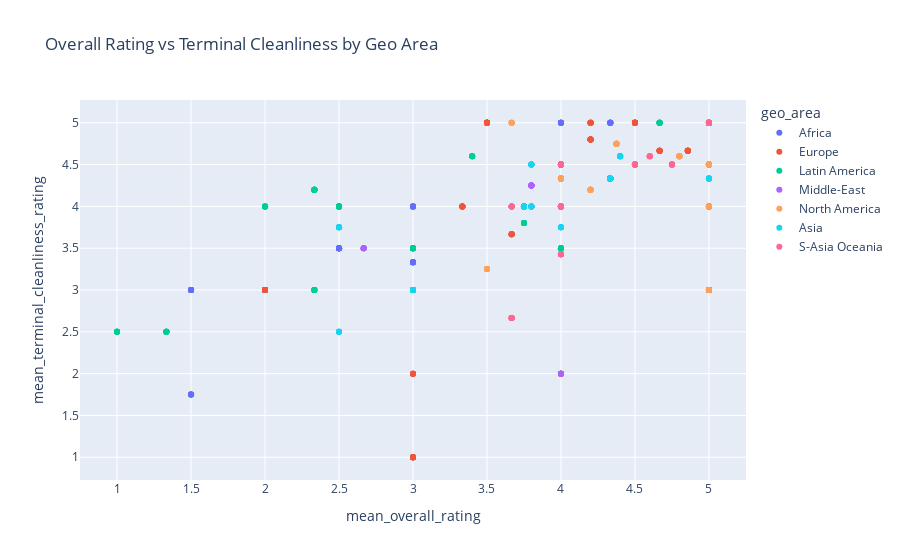

Notebook source saved alongside this figure:
### Code cell
fig = px.scatter(small,
                 x='mean_overall_rating',  
                 y='mean_terminal_cleanliness_rating',  
                 color='geo_area',  
                 title="Overall Rating vs Terminal Cleanliness by Geo Area",
                 labels={'overall_rating': 'Overall Rating', 'terminal_cleanliness_rating': 'Terminal Cleanliness'},
                 hover_data=['airport_name'])  


fig.show()

### Figure 1 — Plotly figure (JSON) as saved in the notebook; plotly's stock layout.template omitted (floating-point values rounded to 4 significant figures; data arrays with more than 128 entries replaced by an {"elided": "..."} marker saying what was removed)
{"data": [{"customdata": [["abuja"], ["abuja"], ["abuja"], ["abuja"], ["abuja"], ["abuja"], ["algiers"], ["algiers"], ["algiers"], ["algiers"], ["algiers"], ["algiers"], ["algiers"], ["algiers"], ["banjul"], ["banjul"], ["banjul"], ["banjul"], ["banjul"], ["banjul"], ["dakar"], ["dakar"], ["dakar"], ["dakar"], ["dakar"], ["durban"], ["durban"], ["durban"], ["durban"], ["durban"], ["durban"], ["durban"], ["durban"], ["entebbe"], ["entebbe"], ["entebbe"], ["entebbe"], ["entebbe"], ["entebbe"], ["entebbe"], ["entebbe"], ["entebbe"], ["freetown"], ["freetown"], ["freetown"], ["freetown"], ["freetown"], ["freetown"], ["freetown"], ["hurghada"], ["hurghada"], ["hurghada"], ["hurghada"], ["hurghada"], ["kilimanjaro"], ["kilimanjaro"], ["kilimanjaro"], ["kilimanjaro"], ["kilimanjaro"], ["kilimanjaro"], ["kilimanjaro"], ["kilimanjaro"], ["lusaka"], ["lusaka"], ["lusaka"], ["lusaka"], ["lusaka"], ["luxor"], ["luxor"], ["luxor"], ["luxor"], ["luxor"], ["luxor"], ["luxor"], ["luxor"], ["mombasa"], ["mombasa"], ["mombasa"], ["mombasa"], ["mombasa"], ["mombasa"], ["mombasa"], ["mombasa"], ["mombasa"], ["monastir"], ["monastir"], ["monastir"], ["monastir"], ["monastir"], ["monastir"], ["monastir"], ["monastir"], ["seychelles"], ["seychelles"], ["seychelles"], ["seychelles"], ["seychelles"], ["seychelles"], ["taba"], ["taba"], ["taba"], ["taba"], ["taba"], ["windhoek"], ["windhoek"], ["windhoek"], ["windhoek"], ["windhoek"], ["windhoek"], ["zanzibar"], ["zanzibar"], ["zanzibar"], ["zanzibar"], ["zanzibar"]], "hovertemplate": "geo_area=Africa<br>mean_overall_rating=%{x}<br>mean_terminal_cleanliness_rating=%{y}<br>airport_name=%{customdata[0]}<extra></extra>", "legendgroup": "Africa", "marker": {"color": "#636efa", "symbol": "circle"}, "mode": "markers", "name": "Africa", "orientation": "v", "showlegend": true, "type": "scatter", "x": [2, 2, 2, 2, 2, 2, 4.333, 4.333, 4.333, 4.333, 4.333, 4.333, 4.333, 4.333, 2, 2, 2, 2, 2, 2, 3, 3, 3, 3, 3, 5, 5, 5, 5, 5, 5, 5, 5, 4, 4, 4, 4, 4, 4, 4, 4, 4, 4, 4, 4, 4, 4, 4, 4, 3, 3, 3, 3, 3, 4.333, 4.333, 4.333, 4.333, 4.333, 4.333, 4.333, 4.333, 5, 5, 5, 5, 5, 2.5, 2.5, 2.5, 2.5, 2.5, 2.5, 2.5, 2.5, 3, 3, 3, 3, 3, 3, 3, 3, 3, 1.5, 1.5, 1.5, 1.5, 1.5, 1.5, 1.5, 1.5, 3, 3, 3, 3, 3, 3, 1.667, 1.667, 1.667, 1.667, 1.667, 2.5, 2.5, 2.5, 2.5, 2.5, 2.5, 1.5, 1.5, 1.5, 1.5, 1.5], "xaxis": "x", "y": [3, 3, 3, 3, 3, 3, 5, 5, 5, 5, 5, 5, 5, 5, 3, 3, 3, 3, 3, 3, null, null, null, null, null, 4.5, 4.5, 4.5, 4.5, 4.5, 4.5, 4.5, 4.5, 4, 4, 4, 4, 4, 4, 4, 4, 4, 5, 5, 5, 5, 5, 5, 5, 3.5, 3.5, 3.5, 3.5, 3.5, 4.333, 4.333, 4.333, 4.333, 4.333, 4.333, 4.333, 4.333, 3, 3, 3, 3, 3, 3.5, 3.5, 3.5, 3.5, 3.5, 3.5, 3.5, 3.5, 3.333, 3.333, 3.333, 3.333, 3.333, 3.333, 3.333, 3.333, 3.333, 3, 3, 3, 3, 3, 3, 3, 3, 4, 4, 4, 4, 4, 4, null, null, null, null, null, 3.5, 3.5, 3.5, 3.5, 3.5, 3.5, 1.75, 1.75, 1.75, 1.75, 1.75], "yaxis": "y"}, {"customdata": {"elided": "269x1 str values"}, "hovertemplate": "geo_area=Europe<br>mean_overall_rating=%{x}<br>mean_terminal_cleanliness_rating=%{y}<br>airport_name=%{customdata[0]}<extra></extra>", "legendgroup": "Europe", "marker": {"color": "#EF553B", "symbol": "circle"}, "mode": "markers", "name": "Europe", "orientation": "v", "showlegend": true, "type": "scatter", "x": {"elided": "269 float values"}, "xaxis": "x", "y": {"elided": "269 float values"}, "yaxis": "y"}, {"customdata": [["aruba reina beatrix"], ["aruba reina beatrix"], ["aruba reina beatrix"], ["aruba reina beatrix"], ["aruba reina beatrix"], ["aruba reina beatrix"], ["aruba reina beatrix"], ["aruba reina beatrix"], ["aruba reina beatrix"], ["belo horizonte confins"], ["belo horizonte confins"], ["belo horizonte confins"], ["belo horizonte confins"], ["belo horizonte confins"], ["belo horizonte confins"], ["belo horizonte confins"], ["belo horizonte confins"], ["belo horizonte confins"], ["brasilia"], ["brasilia"], ["brasilia"], ["brasilia"], ["brasilia"], ["brasilia"], ["brasilia"], ["brasilia"], ["brasilia"], ["crown point tobago"], ["crown point tobago"], ["crown point tobago"], ["crown point tobago"], ["crown point tobago"], ["crown point tobago"], ["crown point tobago"], ["curacao"], ["curacao"], ["curacao"], ["curacao"], ["curacao"], ["curacao"], ["curacao"], ["guayaquil"], ["guayaquil"], ["guayaquil"], ["guayaquil"], ["guayaquil"], ["holguin"], ["holguin"], ["holguin"], ["holguin"], ["holguin"], ["holguin"], ["holguin"], ["manaus"], ["manaus"], ["manaus"], ["manaus"], ["manaus"], ["manaus"], ["quito mariscal"], ["quito mariscal"], ["quito mariscal"], ["quito mariscal"], ["quito mariscal"], ["quito mariscal"], ["recife"], ["recife"], ["recife"], ["recife"], ["recife"], ["salvador"], ["salvador"], ["salvador"], ["salvador"], ["salvador"], ["salvador"], ["santo domingo"], ["santo domingo"], ["santo domingo"], ["santo domingo"], ["santo domingo"], ["santo domingo"], ["santo domingo"], ["santo domingo"], ["sao paulo congonhas"], ["sao paulo congonhas"], ["sao paulo congonhas"], ["sao paulo congonhas"], ["sao paulo congonhas"], ["sao paulo congonhas"]], "hovertemplate": "geo_area=Latin America<br>mean_overall_rating=%{x}<br>mean_terminal_cleanliness_rating=%{y}<br>airport_name=%{customdata[0]}<extra></extra>", "legendgroup": "Latin America", "marker": {"color": "#00cc96", "symbol": "circle"}, "mode": "markers", "name": "Latin America", "orientation": "v", "showlegend": true, "type": "scatter", "x": [2.333, 2.333, 2.333, 2.333, 2.333, 2.333, 2.333, 2.333, 2.333, 4, 4, 4, 4, 4, 4, 4, 4, 4, 3, 3, 3, 3, 3, 3, 3, 3, 3, 1.333, 1.333, 1.333, 1.333, 1.333, 1.333, 1.333, 2.5, 2.5, 2.5, 2.5, 2.5, 2.5, 2.5, 3.4, 3.4, 3.4, 3.4, 3.4, 1, 1, 1, 1, 1, 1, 1, 3, 3, 3, 3, 3, 3, 2, 2, 2, 2, 2, 2, 5, 5, 5, 5, 5, 2.333, 2.333, 2.333, 2.333, 2.333, 2.333, 4.667, 4.667, 4.667, 4.667, 4.667, 4.667, 4.667, 4.667, 3.75, 3.75, 3.75, 3.75, 3.75, 3.75], "xaxis": "x", "y": [4.2, 4.2, 4.2, 4.2, 4.2, 4.2, 4.2, 4.2, 4.2, 3.5, 3.5, 3.5, 3.5, 3.5, 3.5, 3.5, 3.5, 3.5, 3.5, 3.5, 3.5, 3.5, 3.5, 3.5, 3.5, 3.5, 3.5, 2.5, 2.5, 2.5, 2.5, 2.5, 2.5, 2.5, 4, 4, 4, 4, 4, 4, 4, 4.6, 4.6, 4.6, 4.6, 4.6, 2.5, 2.5, 2.5, 2.5, 2.5, 2.5, 2.5, 3, 3, 3, 3, 3, 3, 4, 4, 4, 4, 4, 4, 4.5, 4.5, 4.5, 4.5, 4.5, 3, 3, 3, 3, 3, 3, 5, 5, 5, 5, 5, 5, 5, 5, 3.8, 3.8, 3.8, 3.8, 3.8, 3.8], "yaxis": "y"}, {"customdata": [["beirut"], ["beirut"], ["beirut"], ["beirut"], ["beirut"], ["beirut"], ["beirut"], ["beirut"], ["beirut"], ["hamad doha"], ["hamad doha"], ["hamad doha"], ["hamad doha"], ["hamad doha"], ["sharjah"], ["sharjah"], ["sharjah"], ["sharjah"], ["sharjah"], ["sharjah"], ["tehran mehrabad"], ["tehran mehrabad"], ["tehran mehrabad"], ["tehran mehrabad"], ["tehran mehrabad"]], "hovertemplate": "geo_area=Middle-East<br>mean_overall_rating=%{x}<br>mean_terminal_cleanliness_rating=%{y}<br>airport_name=%{customdata[0]}<extra></extra>", "legendgroup": "Middle-East", "marker": {"color": "#ab63fa", "symbol": "circle"}, "mode": "markers", "name": "Middle-East", "orientation": "v", "showlegend": true, "type": "scatter", "x": [3.8, 3.8, 3.8, 3.8, 3.8, 3.8, 3.8, 3.8, 3.8, null, null, null, null, null, 2.667, 2.667, 2.667, 2.667, 2.667, 2.667, 4, 4, 4, 4, 4], "xaxis": "x", "y": [4.25, 4.25, 4.25, 4.25, 4.25, 4.25, 4.25, 4.25, 4.25, null, null, null, null, null, 3.5, 3.5, 3.5, 3.5, 3.5, 3.5, 2, 2, 2, 2, 2], "yaxis": "y"}, {"customdata": [["bermuda"], ["bermuda"], ["bermuda"], ["bermuda"], ["bermuda"], ["colorado springs"], ["colorado springs"], ["colorado springs"], ["colorado springs"], ["colorado springs"], ["colorado springs"], ["colorado springs"], ["columbus"], ["columbus"], ["columbus"], ["columbus"], ["columbus"], ["dallas love field"], ["dallas love field"], ["dallas love field"], ["dallas love field"], ["dallas love field"], ["fort myers"], ["fort myers"], ["fort myers"], ["fort myers"], ["fort myers"], ["fort myers"], ["fort myers"], ["fort myers"], ["fort myers"], ["hartford"], ["hartford"], ["hartford"], ["hartford"], ["hartford"], ["hartford"], ["hartford"], ["hartford"], ["hartford"], ["hilo"], ["hilo"], ["hilo"], ["hilo"], ["hilo"], ["hilo"], ["indianapolis"], ["indianapolis"], ["indianapolis"], ["indianapolis"], ["indianapolis"], ["indianapolis"], ["indianapolis"], ["indianapolis"], ["indianapolis"], ["jacksonville"], ["jacksonville"], ["jacksonville"], ["jacksonville"], ["jacksonville"], ["john wayne"], ["john wayne"], ["john wayne"], ["john wayne"], ["john wayne"], ["john wayne"], ["little rock"], ["little rock"], ["little rock"], ["little rock"], ["little rock"], ["little rock"], ["long beach"], ["long beach"], ["long beach"], ["long beach"], ["long beach"], ["long beach"], ["long island macarthur"], ["long island macarthur"], ["long island macarthur"], ["long island macarthur"], ["long island macarthur"], ["long island macarthur"], ["long island macarthur"], ["memphis"], ["memphis"], ["memphis"], ["memphis"], ["memphis"], ["memphis"], ["memphis"], ["milwaukee"], ["milwaukee"], ["milwaukee"], ["milwaukee"], ["milwaukee"], ["milwaukee"], ["milwaukee"], ["milwaukee"], ["milwaukee"], ["muscle shoals"], ["muscle shoals"], ["muscle shoals"], ["muscle shoals"], ["muscle shoals"], ["nashville"], ["nashville"], ["nashville"], ["nashville"], ["nashville"], ["nashville"], ["sacramento"], ["sacramento"], ["sacramento"], ["sacramento"], ["sacramento"], ["sacramento"], ["sacramento"], ["sacramento"], ["sacramento"]], "hovertemplate": "geo_area=North America<br>mean_overall_rating=%{x}<br>mean_terminal_cleanliness_rating=%{y}<br>airport_name=%{customdata[0]}<extra></extra>", "legendgroup": "North America", "marker": {"color": "#FFA15A", "symbol": "circle"}, "mode": "markers", "name": "North America", "orientation": "v", "showlegend": true, "type": "scatter", "x": [null, null, null, null, null, 5, 5, 5, 5, 5, 5, 5, 3.667, 3.667, 3.667, 3.667, 3.667, null, null, null, null, null, 4.375, 4.375, 4.375, 4.375, 4.375, 4.375, 4.375, 4.375, 4.375, 5, 5, 5, 5, 5, 5, 5, 5, 5, 4, 4, 4, 4, 4, 4, 5, 5, 5, 5, 5, 5, 5, 5, 5, 5, 5, 5, 5, 5, 4, 4, 4, 4, 4, 4, 5, 5, 5, 5, 5, 5, 5, 5, 5, 5, 5, 5, 5, 5, 5, 5, 5, 5, 5, 3.5, 3.5, 3.5, 3.5, 3.5, 3.5, 3.5, 4.8, 4.8, 4.8, 4.8, 4.8, 4.8, 4.8, 4.8, 4.8, null, null, null, null, null, 4.5, 4.5, 4.5, 4.5, 4.5, 4.5, 4.2, 4.2, 4.2, 4.2, 4.2, 4.2, 4.2, 4.2, 4.2], "xaxis": "x", "y": [null, null, null, null, null, 5, 5, 5, 5, 5, 5, 5, 5, 5, 5, 5, 5, null, null, null, null, null, 4.75, 4.75, 4.75, 4.75, 4.75, 4.75, 4.75, 4.75, 4.75, 4.5, 4.5, 4.5, 4.5, 4.5, 4.5, 4.5, 4.5, 4.5, 4.333, 4.333, 4.333, 4.333, 4.333, 4.333, 3, 3, 3, 3, 3, 3, 3, 3, 3, 5, 5, 5, 5, 5, 4, 4, 4, 4, 4, 4, null, null, null, null, null, null, 4, 4, 4, 4, 4, 4, 5, 5, 5, 5, 5, 5, 5, 3.25, 3.25, 3.25, 3.25, 3.25, 3.25, 3.25, 4.6, 4.6, 4.6, 4.6, 4.6, 4.6, 4.6, 4.6, 4.6, null, null, null, null, null, 4.5, 4.5, 4.5, 4.5, 4.5, 4.5, 4.2, 4.2, 4.2, 4.2, 4.2, 4.2, 4.2, 4.2, 4.2], "yaxis": "y"}, {"customdata": [["chengdu"], ["chengdu"], ["chengdu"], ["chengdu"], ["chengdu"], ["coimbatore"], ["coimbatore"], ["coimbatore"], ["coimbatore"], ["coimbatore"], ["hangzhou"], ["hangzhou"], ["hangzhou"], ["hangzhou"], ["hangzhou"], ["hangzhou"], ["hangzhou"], ["hangzhou"], ["kunming"], ["kunming"], ["kunming"], ["kunming"], ["kunming"], ["kunming"], ["pune"], ["pune"], ["pune"], ["pune"], ["pune"], ["pune"], ["pune"], ["pune"], ["pune"], ["qingdao"], ["qingdao"], ["qingdao"], ["qingdao"], ["qingdao"], ["qingdao"], ["qingdao"], ["sapporo chitose"], ["sapporo chitose"], ["sapporo chitose"], ["sapporo chitose"], ["sapporo chitose"], ["sapporo chitose"], ["sapporo chitose"], ["sapporo chitose"], ["seoul gimpo"], ["seoul gimpo"], ["seoul gimpo"], ["seoul gimpo"], ["seoul gimpo"], ["seoul gimpo"], ["seoul gimpo"], ["seoul gimpo"], ["shenyang"], ["shenyang"], ["shenyang"], ["shenyang"], ["shenyang"], ["shenyang"], ["shenyang"], ["xian xianyang"], ["xian xianyang"], ["xian xianyang"], ["xian xianyang"], ["xian xianyang"], ["xian xianyang"], ["xian xianyang"], ["xian xianyang"], ["xiamen"], ["xiamen"], ["xiamen"], ["xiamen"], ["xiamen"], ["xiamen"], ["xiamen"], ["xiamen"], ["xiamen"]], "hovertemplate": "geo_area=Asia<br>mean_overall_rating=%{x}<br>mean_terminal_cleanliness_rating=%{y}<br>airport_name=%{customdata[0]}<extra></extra>", "legendgroup": "Asia", "marker": {"color": "#19d3f3", "symbol": "circle"}, "mode": "markers", "name": "Asia", "orientation": "v", "showlegend": true, "type": "scatter", "x": [4, 4, 4, 4, 4, 2.5, 2.5, 2.5, 2.5, 2.5, 4.333, 4.333, 4.333, 4.333, 4.333, 4.333, 4.333, 4.333, 3.75, 3.75, 3.75, 3.75, 3.75, 3.75, 3, 3, 3, 3, 3, 3, 3, 3, 3, 4.4, 4.4, 4.4, 4.4, 4.4, 4.4, 4.4, 3.8, 3.8, 3.8, 3.8, 3.8, 3.8, 3.8, 3.8, 4, 4, 4, 4, 4, 4, 4, 4, 5, 5, 5, 5, 5, 5, 5, 2.5, 2.5, 2.5, 2.5, 2.5, 2.5, 2.5, 2.5, 3.8, 3.8, 3.8, 3.8, 3.8, 3.8, 3.8, 3.8, 3.8], "xaxis": "x", "y": [3.75, 3.75, 3.75, 3.75, 3.75, 2.5, 2.5, 2.5, 2.5, 2.5, 4.333, 4.333, 4.333, 4.333, 4.333, 4.333, 4.333, 4.333, 4, 4, 4, 4, 4, 4, 3, 3, 3, 3, 3, 3, 3, 3, 3, 4.6, 4.6, 4.6, 4.6, 4.6, 4.6, 4.6, 4.5, 4.5, 4.5, 4.5, 4.5, 4.5, 4.5, 4.5, 4, 4, 4, 4, 4, 4, 4, 4, 4.333, 4.333, 4.333, 4.333, 4.333, 4.333, 4.333, 3.75, 3.75, 3.75, 3.75, 3.75, 3.75, 3.75, 3.75, 4, 4, 4, 4, 4, 4, 4, 4, 4], "yaxis": "y"}, {"customdata": [["clark"], ["clark"], ["clark"], ["clark"], ["clark"], ["clark"], ["clark"], ["hobart"], ["hobart"], ["hobart"], ["hobart"], ["hobart"], ["hobart"], ["hobart"], ["hobart"], ["hobart"], ["kota kinabalu"], ["kota kinabalu"], ["kota kinabalu"], ["kota kinabalu"], ["kota kinabalu"], ["launceston"], ["launceston"], ["launceston"], ["launceston"], ["launceston"], ["medan"], ["medan"], ["medan"], ["medan"], ["medan"], ["medan"], ["medan"], ["medan"], ["subang kuala lumpur"], ["subang kuala lumpur"], ["subang kuala lumpur"], ["subang kuala lumpur"], ["subang kuala lumpur"], ["tontouta"], ["tontouta"], ["tontouta"], ["tontouta"], ["tontouta"], ["tontouta"], ["tontouta"], ["tontouta"], ["vientiane"], ["vientiane"], ["vientiane"], ["vientiane"], ["vientiane"], ["vientiane"], ["vientiane"], ["vientiane"], ["yogyakarta"], ["yogyakarta"], ["yogyakarta"], ["yogyakarta"], ["yogyakarta"], ["yogyakarta"], ["yogyakarta"]], "hovertemplate": "geo_area=S-Asia Oceania<br>mean_overall_rating=%{x}<br>mean_terminal_cleanliness_rating=%{y}<br>airport_name=%{customdata[0]}<extra></extra>", "legendgroup": "S-Asia Oceania", "marker": {"color": "#FF6692", "symbol": "circle"}, "mode": "markers", "name": "S-Asia Oceania", "orientation": "v", "showlegend": true, "type": "scatter", "x": [3.667, 3.667, 3.667, 3.667, 3.667, 3.667, 3.667, 5, 5, 5, 5, 5, 5, 5, 5, 5, 4.5, 4.5, 4.5, 4.5, 4.5, 4, 4, 4, 4, 4, 4, 4, 4, 4, 4, 4, 4, 4, 4.6, 4.6, 4.6, 4.6, 4.6, 4, 4, 4, 4, 4, 4, 4, 4, 4.75, 4.75, 4.75, 4.75, 4.75, 4.75, 4.75, 4.75, 3.667, 3.667, 3.667, 3.667, 3.667, 3.667, 3.667], "xaxis": "x", "y": [4, 4, 4, 4, 4, 4, 4, 5, 5, 5, 5, 5, 5, 5, 5, 5, 4.5, 4.5, 4.5, 4.5, 4.5, 4, 4, 4, 4, 4, 3.429, 3.429, 3.429, 3.429, 3.429, 3.429, 3.429, 3.429, 4.6, 4.6, 4.6, 4.6, 4.6, 4.5, 4.5, 4.5, 4.5, 4.5, 4.5, 4.5, 4.5, 4.5, 4.5, 4.5, 4.5, 4.5, 4.5, 4.5, 4.5, 2.667, 2.667, 2.667, 2.667, 2.667, 2.667, 2.667], "yaxis": "y"}], "layout": {"legend": {"title": {"text": "geo_area"}, "tracegroupgap": 0}, "title": {"text": "Overall Rating vs Terminal Cleanliness by Geo Area"}, "xaxis": {"anchor": "y", "domain": [0, 1], "title": {"text": "mean_overall_rating"}}, "yaxis": {"anchor": "x", "domain": [0, 1], "title": {"text": "mean_terminal_cleanliness_rating"}}}}
